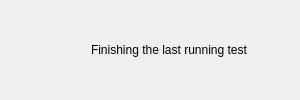
<?xml version="1.0" encoding="UTF-8"?>
<ui version="4.0">
 <class>StopDialog</class>
 <widget class="QDialog" name="StopDialog">
  <property name="windowModality">
   <enum>Qt::ApplicationModal</enum>
  </property>
  <property name="geometry">
   <rect>
    <x>0</x>
    <y>0</y>
    <width>300</width>
    <height>100</height>
   </rect>
  </property>
  <property name="windowTitle">
   <string>Stopping the diagnostic tool</string>
  </property>
  <layout class="QVBoxLayout" name="verticalLayout">
   <item>
    <spacer name="verticalSpacer_2">
     <property name="orientation">
      <enum>Qt::Vertical</enum>
     </property>
     <property name="sizeHint" stdset="0">
      <size>
       <width>20</width>
       <height>40</height>
      </size>
     </property>
    </spacer>
   </item>
   <item>
    <layout class="QHBoxLayout" name="horizontalLayout">
     <item>
      <spacer name="horizontalSpacer">
       <property name="orientation">
        <enum>Qt::Horizontal</enum>
       </property>
       <property name="sizeHint" stdset="0">
        <size>
         <width>40</width>
         <height>20</height>
        </size>
       </property>
      </spacer>
     </item>
     <item>
      <widget class="LoadingWidget" name="widget" native="true">
       <property name="minimumSize">
        <size>
         <width>32</width>
         <height>32</height>
        </size>
       </property>
      </widget>
     </item>
     <item>
      <widget class="QLabel" name="labelWaiting">
       <property name="text">
        <string>Finishing the last running test</string>
       </property>
      </widget>
     </item>
     <item>
      <spacer name="horizontalSpacer_2">
       <property name="orientation">
        <enum>Qt::Horizontal</enum>
       </property>
       <property name="sizeHint" stdset="0">
        <size>
         <width>40</width>
         <height>20</height>
        </size>
       </property>
      </spacer>
     </item>
    </layout>
   </item>
   <item>
    <spacer name="verticalSpacer">
     <property name="orientation">
      <enum>Qt::Vertical</enum>
     </property>
     <property name="sizeHint" stdset="0">
      <size>
       <width>20</width>
       <height>40</height>
      </size>
     </property>
    </spacer>
   </item>
  </layout>
 </widget>
 <customwidgets>
  <customwidget>
   <class>LoadingWidget</class>
   <extends>QWidget</extends>
   <header>gui/loadingwidget.h</header>
   <container>1</container>
  </customwidget>
 </customwidgets>
 <resources/>
 <connections/>
</ui>
